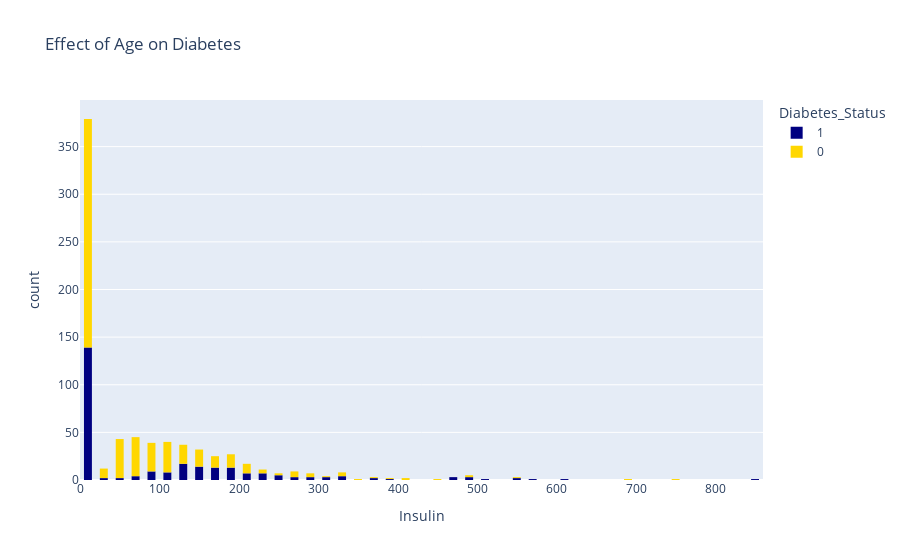

The cell this chart's notebook holds for it:
### Code cell
insulin = px.histogram(diabetes_df, x = 'Insulin', color = 'Diabetes_Status' ,color_discrete_sequence=['navy', 'gold'], title = 'Effect of Age on Diabetes')
insulin.update_layout(bargap = 0.5)

### Figure 1 — Plotly figure (JSON) as saved in the notebook; plotly's stock layout.template omitted (floating-point values rounded to 4 significant figures; data arrays with more than 128 entries replaced by an {"elided": "..."} marker saying what was removed)
{"data": [{"alignmentgroup": "True", "bingroup": "x", "hovertemplate": "Diabetes_Status=1<br>Insulin=%{x}<br>count=%{y}<extra></extra>", "legendgroup": "1", "marker": {"color": "navy", "pattern": {"shape": ""}}, "name": "1", "offsetgroup": "1", "orientation": "v", "showlegend": true, "type": "histogram", "x": {"elided": "268 int values"}, "xaxis": "x", "yaxis": "y"}, {"alignmentgroup": "True", "bingroup": "x", "hovertemplate": "Diabetes_Status=0<br>Insulin=%{x}<br>count=%{y}<extra></extra>", "legendgroup": "0", "marker": {"color": "gold", "pattern": {"shape": ""}}, "name": "0", "offsetgroup": "0", "orientation": "v", "showlegend": true, "type": "histogram", "x": {"elided": "500 int values"}, "xaxis": "x", "yaxis": "y"}], "layout": {"bargap": 0.5, "barmode": "relative", "legend": {"title": {"text": "Diabetes_Status"}, "tracegroupgap": 0}, "title": {"text": "Effect of Age on Diabetes"}, "xaxis": {"anchor": "y", "domain": [0, 1], "title": {"text": "Insulin"}}, "yaxis": {"anchor": "x", "domain": [0, 1], "title": {"text": "count"}}}}
